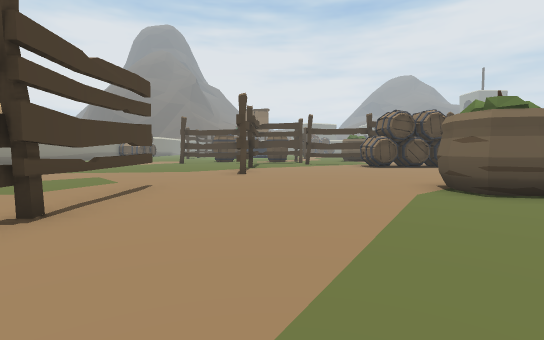
[1] (above)

21 first-person views from a walk through a Unity game level. The camera is 1.5 m above the floor, tilts 4° down and sees 85° across. The floor is counted in squares, 2 m on a side. Each view is taken from the middle of a square. On the plan, view 1 faces up. The plan holds only what a view shows up to about 10 squares ahead; the rest is blank. The place goes on beyond the plan. The player character is not drawn.

[2]
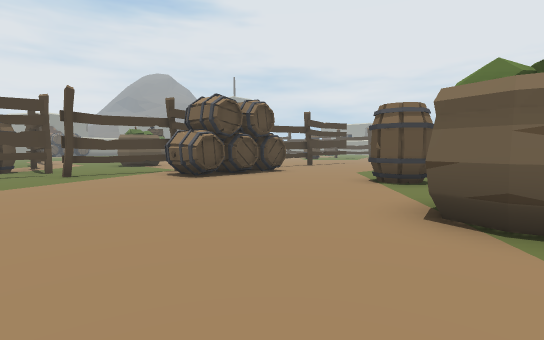

[3]
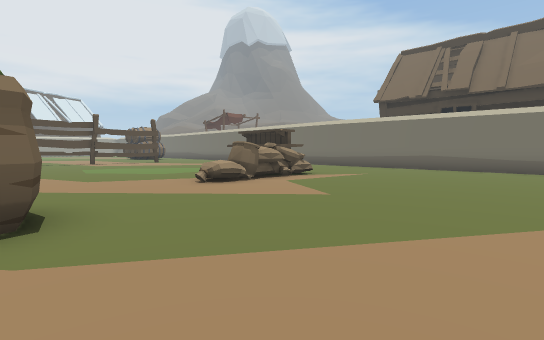

[4]
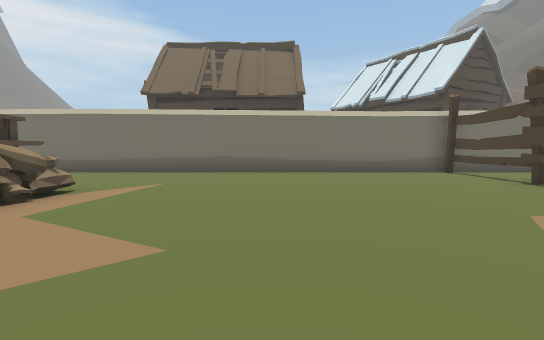

[5]
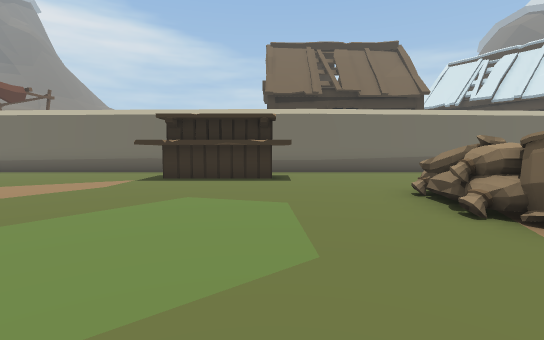

[6]
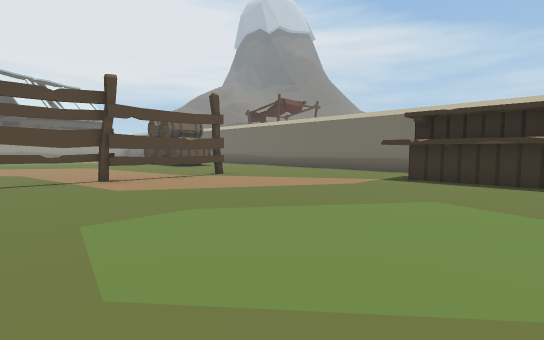

[7]
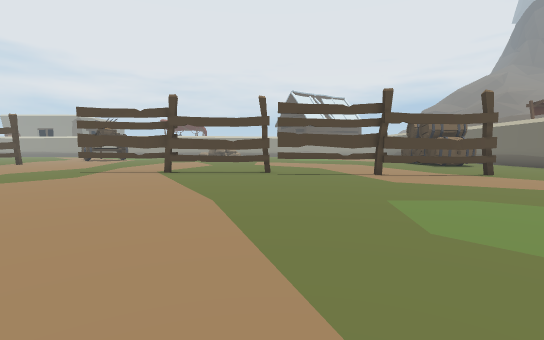

[8]
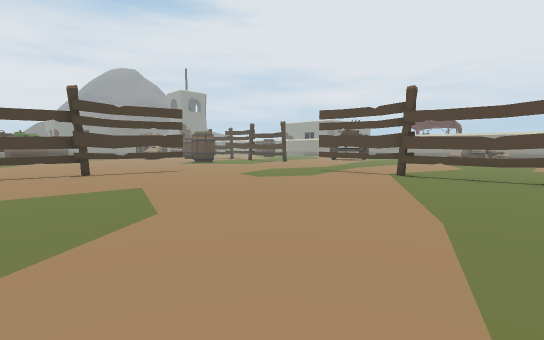

[9]
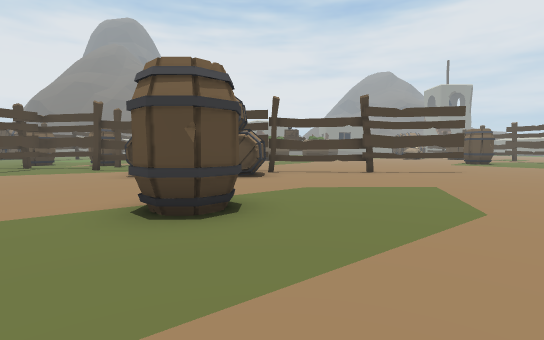

[10]
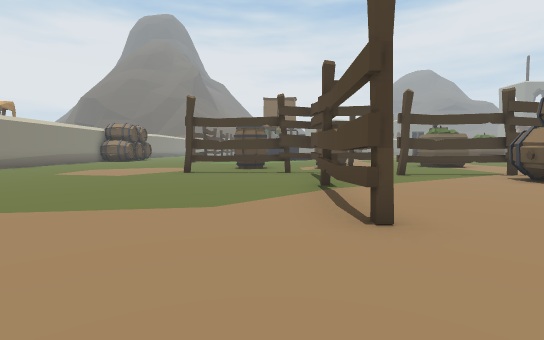

[11]
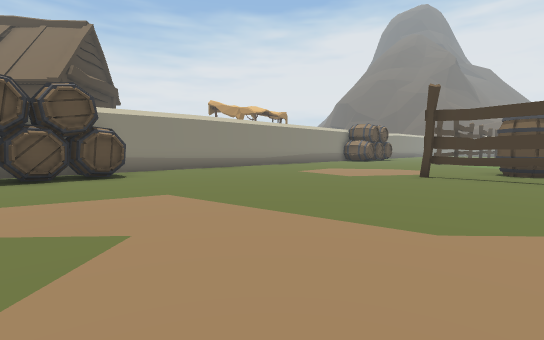

[12]
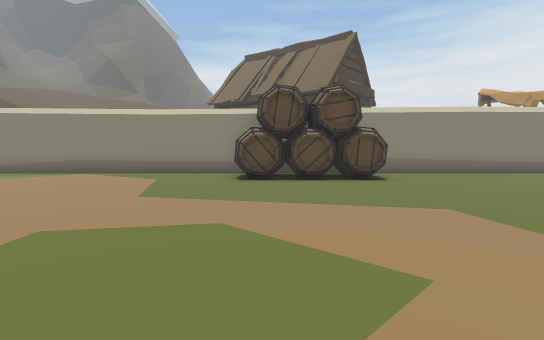

[13]
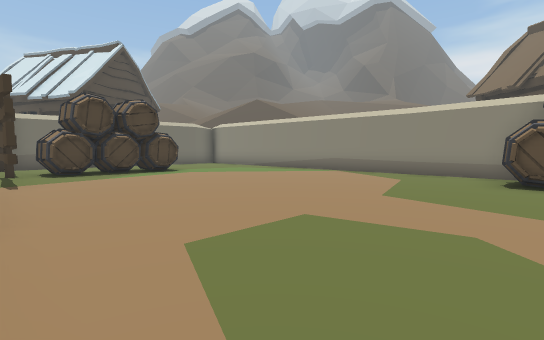

[14]
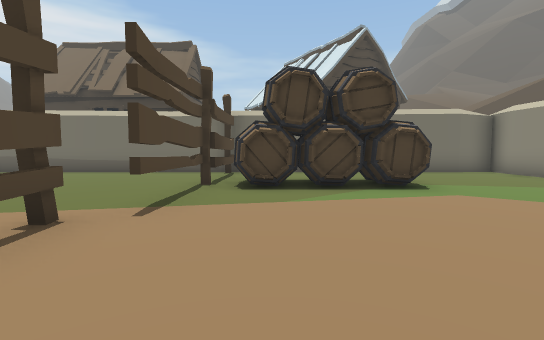

[15]
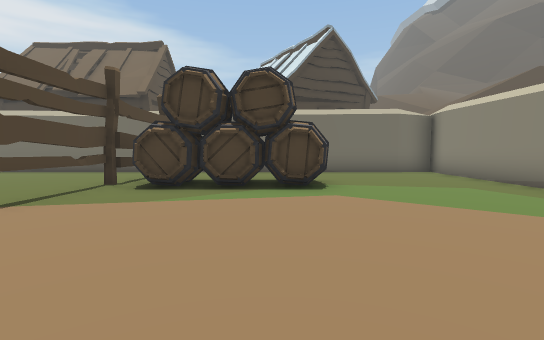

[16]
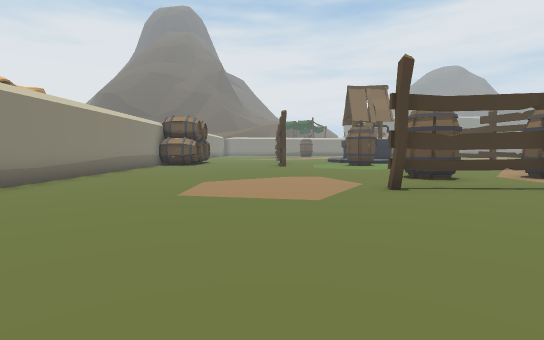

[17]
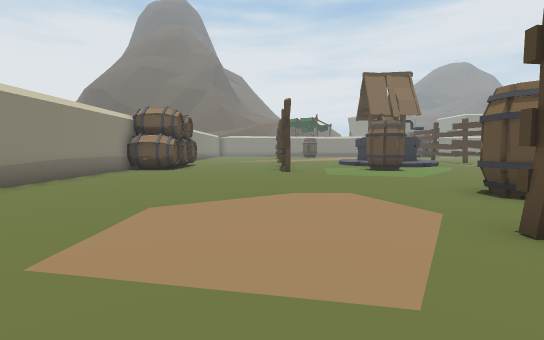

[18]
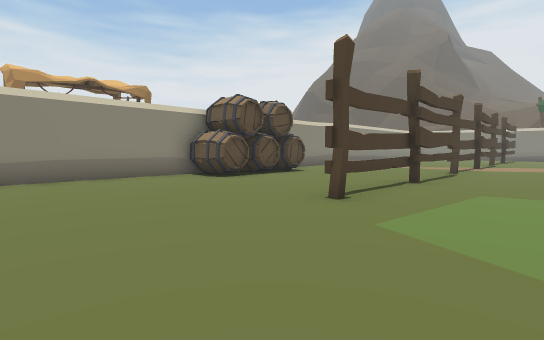

[19]
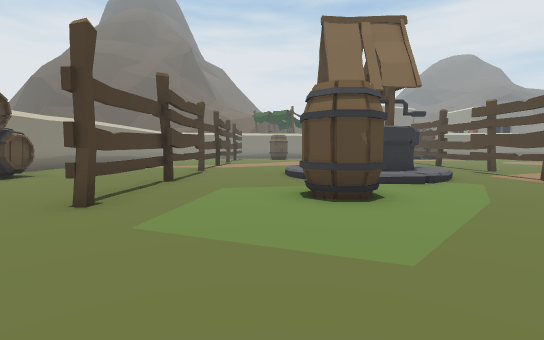

[20]
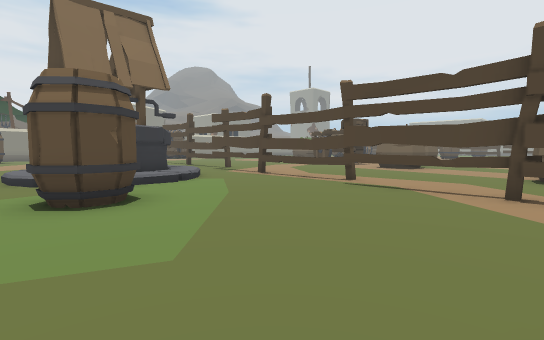

[21]
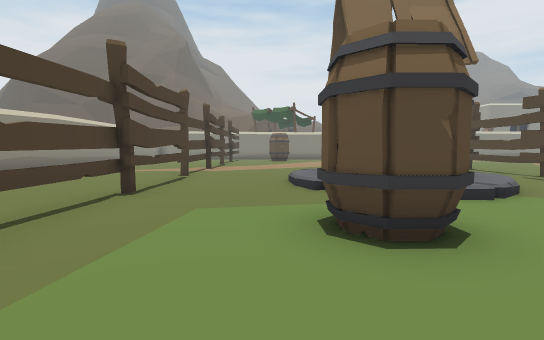

### Floor plan
Key: @ floor where view 1 was taken; # wall or solid block; x gap in a wall; . main floor; : floor 0.5 m higher than the main floor; / step, stairs or slope; T thing the floor can be seen under or through; O other object.
Columns run from 12 left of view 1 to 20 right of it. Each row starts with its distance up from view 1.
 31 #   .#...      #.
 30 #  ..##..      #.
 29    ...x../    .#.
 28  .....T../   /.#.
 27  O....T..: ##/.#
 26  O...TT../ #:.##
 25 OO...T........#..
 24 OO...T...O....#...
 23 #....T........#....
 22 #.............#.....
 21 #.............x......
 20 #.............T......
 19 #.............T..OO
 18 #........O..O#   OO
 17 #........O..O#.
 16 #.......TTTT......    ..
 15 #..........#######    ...
 14 #..........#......  #######..
 13 #..........#....OOOOO........
 12 #..........#....OOOO...........
 11 #..........#...................
 10 #O.........#..................#
  9 #OO........#..................x
  8 #O.................O..........#.
  7 #OO................O.........TT..
  6 #O.......T......O............T...
  5 #........T.....OOO...........T...
  4 #........T...................#..
  3 #........T...................x..
  2 #........ ...................#...
  1 #........T........O..........#...
  0 #........#..@.....O..........#...
 -1 #........#........O..........#..
 -2 #.......#.........O..........#.
 -3 #...OOOOO......................
 -4 #... OOO#......................
 -5 #.......#.............#O.....
 -6 #.......#.............  ......
 -7 #######################  ######

Where each view was taken, in squares from view 1:
view 1: 0 up, 0 right, facing up
view 2: 5 up, 0 right, facing up-right
view 3: 5 up, 0 right, facing down-right
view 4: 3 up, 2 right, facing down
view 5: 3 up, 9 right, facing down
view 6: 3 up, 9 right, facing down-right
view 7: 4 up, 8 right, facing right
view 8: 4 up, 9 right, facing up-right
view 9: 4 up, 8 right, facing up
view 10: 6 up, 2 left, facing up
view 11: 7 up, 2 left, facing up-left
view 12: 7 up, 3 left, facing left
view 13: 7 up, 3 left, facing down-left
view 14: 3 up, 5 left, facing down
view 15: 3 up, 7 left, facing down
view 16: 10 up, 7 left, facing up
view 17: 13 up, 7 left, facing up
view 18: 19 up, 4 left, facing up-left
view 19: 19 up, 4 left, facing up
view 20: 19 up, 4 left, facing up-right
view 21: 21 up, 4 left, facing up
